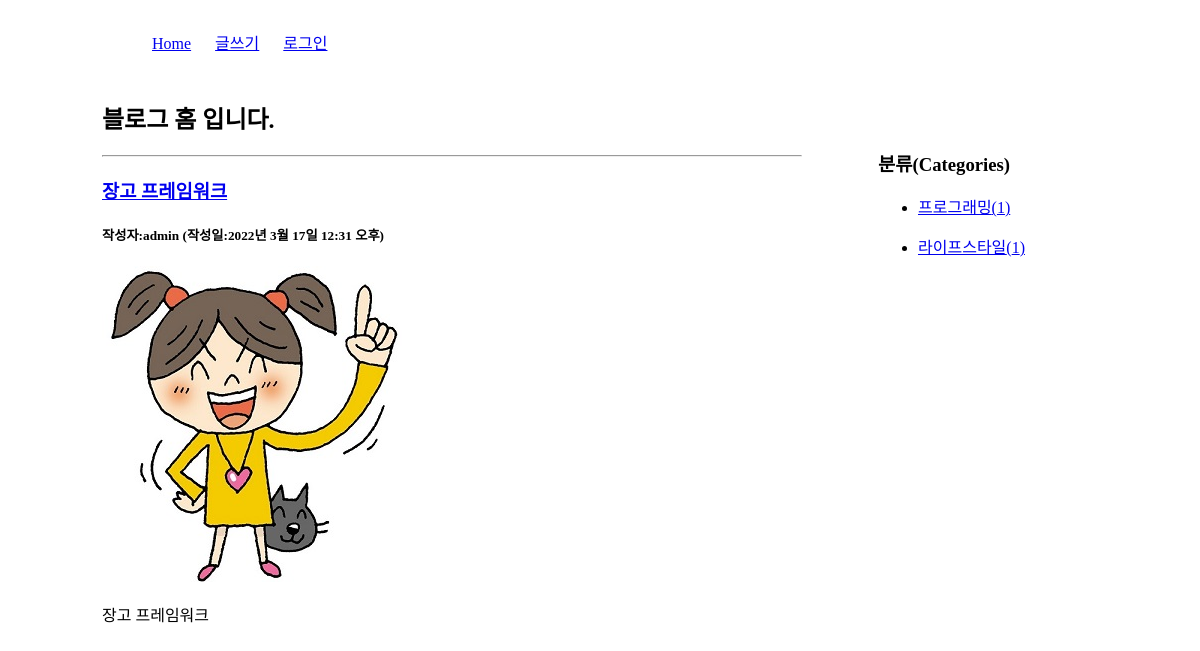
/blog/category/프로그래밍, run on the app's committed database.
### blog/models.py (models this page shows, shortened)
class Post(models.Model):
    title = models.CharField(max_length=100)
    content = models.TextField()
    pub_date = models.DateTimeField()
    modify_date = models.DateTimeField(null=True, blank=True)
    photo = models.ImageField(upload_to='blog/images/%Y/%m/%d/',
                              null=True, blank=True)
    author = models.ForeignKey(User, on_delete=models.CASCADE)
    category = models.ForeignKey(Category, null=True, blank=True, on_delete=models.SET_NULL)

class Category(models.Model):
    name = models.CharField(max_length=50, unique=True) # 카테고리 이름
    slug = models.SlugField(max_length=200, unique=True, allow_unicode=True) #한글인코딩
    def __str__(self):
        return self.name
    def get_absolute_url(self):
        return "/blog/category/{}".format(self.slug)
    class Meta:
        verbose_name_plural = 'Categories'

### blog/views.py (the view)
# urls.py: path('category/<str:slug>', views.category_page, name='category_page'),
def category_page(request, slug):
    category = Category.objects.get(slug=slug)
    post_list = Post.objects.filter(category=category)
    categories = Category.objects.all()
    context = {
        'category':category,
        'post_list':post_list,
        'categories':categories
    }
    return render(request, 'blog/post_list.html', context)

### templates/blog/post_list.html (shortened to what this page needs)
<!DOCTYPE html>
<html lang="en">
{% load static %}
<head>
    <link rel="stylesheet" href="{% static 'blog/css/style.css' %}">
</head>
<body>
    <div id="container">
        {% include 'navbar.html' %}
        <section id="list">
            <h1>블로그 홈 입니다.</h1>
            {% if post_list %}
                {% for post in post_list %}
                    <hr>
                    <h3><a href="{% url 'blog:detail' post.id %}"> {{ post.title }}</a></h3>
                    <h5>작성자:{{ post.author }} (작성일:{{ post.pub_date }})</h5>
                    {% if post.photo %}
                    <img src="{{ post.photo.url }}">
                    {% endif %}
                    <p>{{ post.content | linebreaks }}</p>
                {% endfor %}
            {% else %}
            <p>포스트가 없습니다.</p>
            {% endif %}
        </section>
         <aside>
            <h3>분류(Categories)</h3>
            <div>
               {% for category in categories %}
                 <ul>
                    <li>
                        <a href="{{ category.get_absolute_url }}">
                            {{ category }}({{ category.post_set.count }})</a>
                    </li>
                 </ul>
                {% endfor %}
            </div>
        </aside>
    </div>
</body>
</html>

### static/blog/css/style.css (style rules this page uses)
#container { width: 996px; margin:20px auto; }
#list, #detail { width: 700px; float:left; }
aside { width:200px; float:right; margin:50px 20px 0 0 }

### data on the page
Post: title "장고 프레임워크", author "admin", pub_date "2022년 3월 17일 12:31 오후", photo (picture), content "장고 프레임워크"
Category: name "프로그래밍", post_set.count "1"
Category: name "라이프스타일", post_set.count "1"
